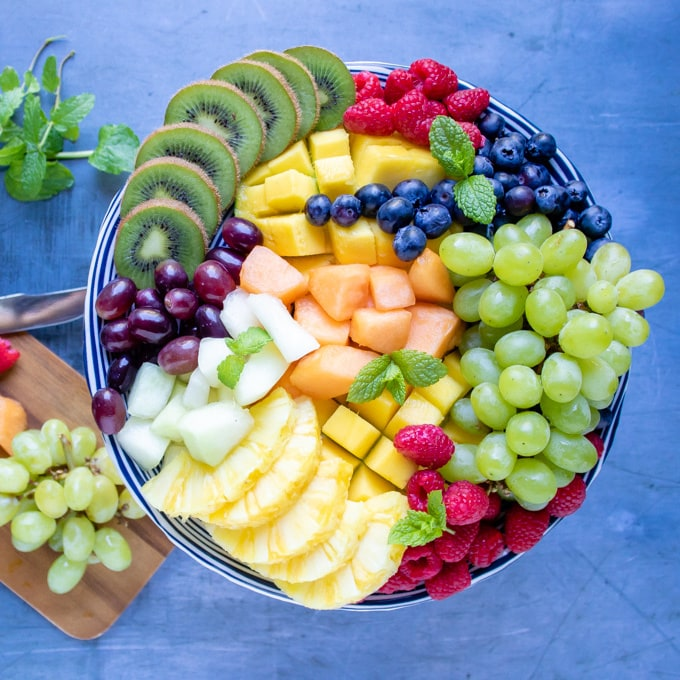
#> input picture Lecture Slides/Slide/codes/Fruit.jpg, 680 x 680 px
$ python main.py   (older library calls are emulated)
#> lines starting #> are read from the running program, lines starting #| are printed output that depends on the picture
# PointPy ---------------------------------
# A Python package to assist with the Digital Image Processing Lectures taught at MCI.

# D.T. McGuiness
# -----------------------------------------

# Import specific packages

import cv2 as cv  # used in digital image analysis
import numpy as np  # everything related to data analysis
from matplotlib import pyplot as plt  # all related to plotting
import matplotlib.gridspec as gridspec  # for equal size grid for sub-plotting
from scipy import signal  # for use in signal analysis
import inspect
from numpy.fft import fft, ifft
import scipy as sp
import scipy.fftpack as fft


# Class to simplify matplotlib parameters and standardise some stuff.
class Plotting:
    # set the background colour of plots to metropolis theme
    plt.rcParams["figure.facecolor"] = "(0.98, 0.98, 0.98)"
    plt.rcParams.update({'axes.facecolor': '(0.98, 0.98, 0.98)'})
    plt.rcParams['axes.linewidth'] = 2

    # [85 lines left out: functions image_subplot_style, plot_subplot_style, bgr2rgb, compare_images, not called in this run]


# Fundamental plots and operations related to signal / image processing
class Fundamentals:

    # [39 lines left out: function convolution, not called in this run]


# Class to generate a variety of noise onto a signal / image
class Noise(object):

    def __init__(self, picture):
        self.picture = picture

    # [54 lines left out: functions gauss_noise, add_noise, not called in this run]


class ImageProcess(object):

    def __init__(self, picture):
        self.picture = picture

    # [108 lines left out: functions equalisation, pixellation, fourier_image, edge_detection_canny, edge_detection_sobel, edge_detection_prewitt and 1 more, not called in this run]


class KernelOperations(object):
    """Examples of Blur functions used in Digital Image Processing."""

    # [77 lines left out: functions __init__, blur_averaging, blur_gaussian, blur_median, bilateral_filter, morph_erosion and 5 more, not called in this run]


class Thresholding:

    # [31 lines left out: functions simple, adaptive, not called in this run]


class LineDetection(object):

    def __init__(self, picture):
        self.picture = picture


class ImageSegmentation:

    # [34 lines left out: function Watershed, not called in this run]


class CornerDetection:

    # [25 lines left out: functions fun, fun2, not called in this run]


class HistogramOperations(object):

    # initialise class parameters
    def __init__(self, picture):
        self.picture = picture  # required image for analysis

    # method for plotting histogram
    def hist_plot(self, publish=None, name=None):

        input_hist = cv.imread(self.picture, cv.IMREAD_GRAYSCALE)  # read image
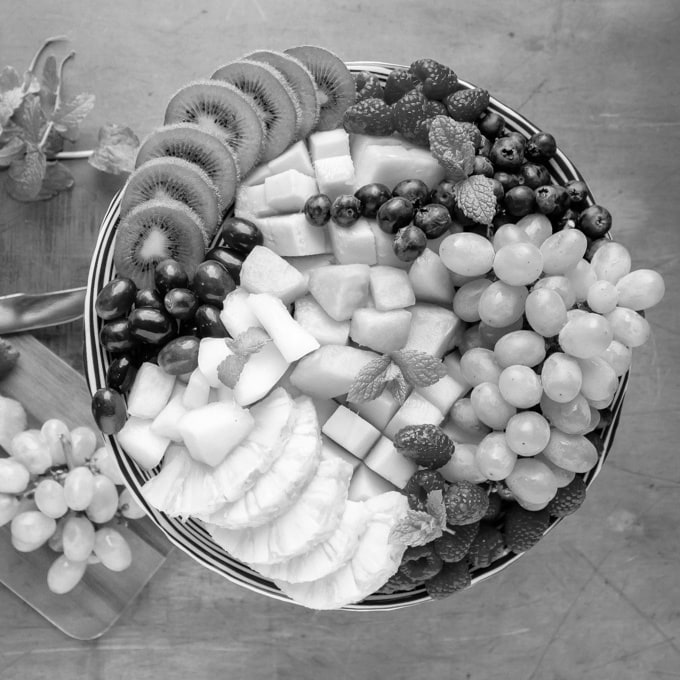
#> input_hist: shape (680, 680); min 0, max 255, mean 145.3

        plt.hist(input_hist.ravel(), 256, [0, 256])  # plot histogram (using matplotlib)

        ax = plt.gca()  # access the axis information

        heights, positions, patches = ax.hist(input_hist.ravel(),
                                              40,
                                              color='skyblue',
                                              alpha=0.5,
                                              density=True,
                                              histtype='stepfilled',
                                              ec="k")
#> heights = 40 values, max 0.0119 at index 20, min 0.0009 at index 1, mean 0.00392; positions = 41 values from 0 to 255; patches = 1 item

#> (the run stopped early here; a loop or call above may not have finished)

$ run again, with Lecture Slides/Slide/codes/Banding.jpg copied over Lecture Slides/Slide/codes/Fruit.jpg
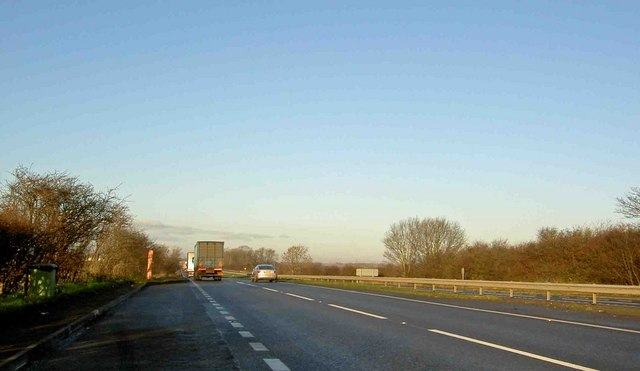
#> input picture Lecture Slides/Slide/codes/Banding.jpg, 640 x 371 px
#> in hist_plot, `input_hist = cv.imread(self.picture, cv.IMREAD_GRAYSCALE)`:
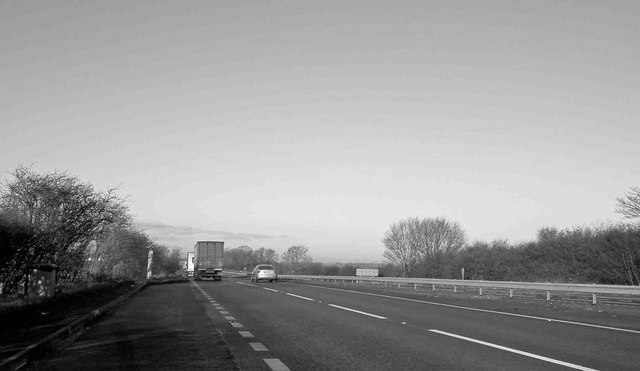
#> input_hist: shape (371, 640); min 0, max 255, mean 150.6
#> heights = 40 values, max 0.0119 at index 26, min 9.25e-06 at index 38, mean 0.00392; positions = 41 values from 0 to 255; patches = 1 item
